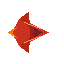

This figure's Python source:
"""Script to generate an enemy spaceship sprite."""
import pygame

# Initialize pygame
pygame.init()

# Set the dimensions
WIDTH, HEIGHT = 64, 64

# Create a surface with alpha channel
ship = pygame.Surface((WIDTH, HEIGHT), pygame.SRCALPHA)

# Draw a red/orange enemy spaceship
# Main body
pygame.draw.polygon(ship, (200, 50, 30), [
    (48, 32),  # Nose
    (20, 18),  # Upper back
    (12, 32),  # Back center
    (20, 46)   # Lower back
])

# Angular details to make it look more aggressive
pygame.draw.polygon(ship, (160, 30, 20), [
    (36, 32),  # Middle point
    (30, 24),  # Upper point
    (30, 40)   # Lower point
])

# Cockpit - darker and more angled
pygame.draw.polygon(ship, (120, 30, 40), [
    (42, 32),  # Front
    (34, 27),  # Upper
    (34, 37)   # Lower
])

# Wings - more angular
pygame.draw.polygon(ship, (180, 40, 20), [
    (28, 12),  # Upper tip
    (20, 18),  # Inner upper
    (30, 28)   # Back tip
])
pygame.draw.polygon(ship, (180, 40, 20), [
    (28, 52),  # Lower tip
    (20, 46),  # Inner lower
    (30, 36)   # Back tip
])

# Engine glow - orange/red
pygame.draw.polygon(ship, (255, 120, 0), [
    (12, 32),  # Engine back center
    (16, 27),  # Upper engine
    (8, 32),   # Engine flame tip
    (16, 37)   # Lower engine
])

# Highlights
pygame.draw.line(ship, (255, 150, 100), (40, 28), (24, 22), 1)
pygame.draw.line(ship, (255, 150, 100), (40, 36), (24, 42), 1)

# Save the image
pygame.image.save(ship, "/assets/ships/enemy_ship.png")

print("Enemy ship sprite created at 'assets/ships/enemy_ship.png'")
